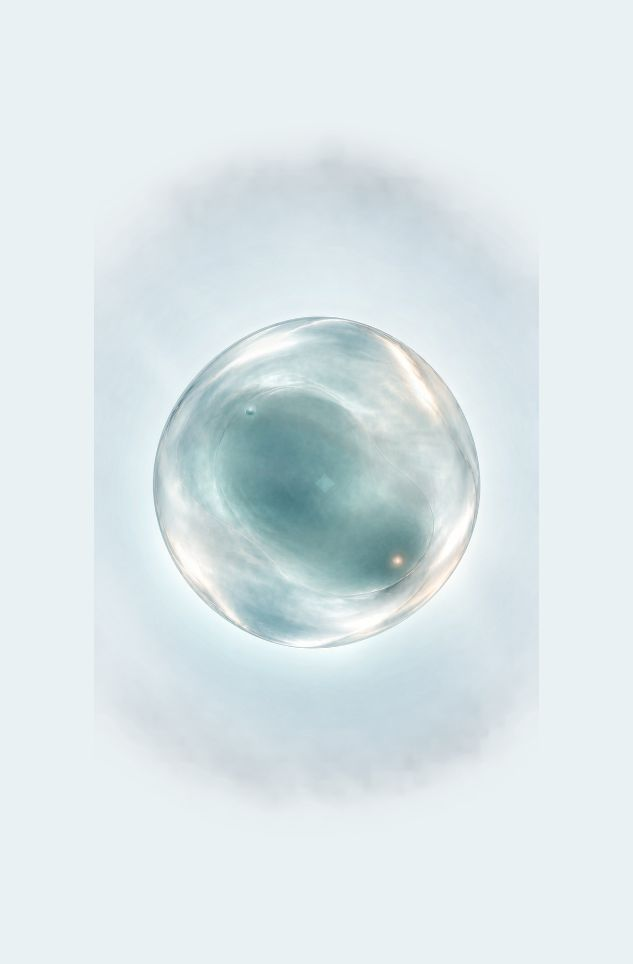
#> input picture verification/waterball-amplitude-t1p5s.jpg, 633 x 964 px, given in place of 00_background_plate.png, which was not available
$ python build_final_art_025_material_test.py
#> lines starting #> are read from the running program, lines starting #| are printed output that depends on the picture
#!/usr/bin/env python3
"""Build a traceable, static Final Art 025 material test.

Verification artifact only: fixed-front-view authored layer composition.
No motion, procedural geometry, or runtime migration is introduced.
"""
from __future__ import annotations

import hashlib
import json
from pathlib import Path
from typing import Iterable

from PIL import Image

ROOT = Path(__file__).resolve().parents[2]
OUT = Path(__file__).resolve().parent
FORMAL = ROOT / "test/water-orb-still/2p5d-composite-v1"
LAYERS = FORMAL / "layers"
REFS = ROOT / "verification/continuous-water-prototype/references"
INPUTS = OUT / "inputs"
SIZE = (360, 360)
# Formal sphere crop recorded in visual_parameters/asset_validation.
CROP = (88, 587, 766, 1265)

LAYER_NAMES = [
    "00_background_plate.png",
    "01_outer_film.png",
    "02_internal_cyan_volume.png",
    "03_boundary_mask.png",
    "04_flow_layer.png",
    "05_flow_layer.png",
    "06_fine_ink_wash.png",
    "11_curvature_highlights.png",
]
OPTIONAL_POINT_NAMES = [
    "07_cool_point_core.png",
    "08_cool_point_glow.png",
    "09_warm_point_core.png",
    "10_warm_point_glow.png",
]


def sha(path: Path) -> str:
    h = hashlib.sha256()
    with path.open("rb") as f:
        for chunk in iter(lambda: f.read(1024 * 1024), b""):
            h.update(chunk)
    return h.hexdigest()


def crop_resize(path: Path) -> Image.Image:
    return Image.open(path).convert("RGBA").crop(CROP).resize(SIZE, Image.Resampling.LANCZOS)
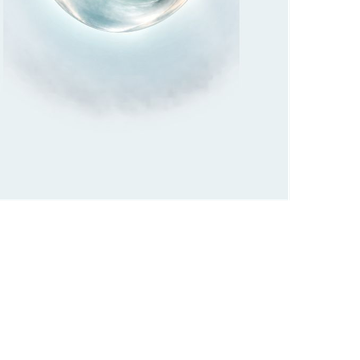
#> returned value: PIL image 360x360 RGBA; mean R, G, B, A 101.7, 106.1, 107.5, 114; transparent parts drawn white


def alpha_over(images: Iterable[Image.Image]) -> Image.Image:
    out = Image.new("RGBA", SIZE, (0, 0, 0, 0))
    for image in images:
        out = Image.alpha_composite(out, image)
    return out


def write_layer_assets() -> dict[str, str]:
    assets: dict[str, str] = {}
    for name in LAYER_NAMES + OPTIONAL_POINT_NAMES:
        out_name = name.removesuffix(".png").replace("_", "-")
        out_path = OUT / f"layer-{out_name}.png"
        crop_resize(LAYERS / name).save(out_path)
        assets[name] = out_path.name
#> pass 2 of the loop in write_layer_assets, `for name in LAYER_NAMES + OPTIONAL_POINT_NAMES:`:
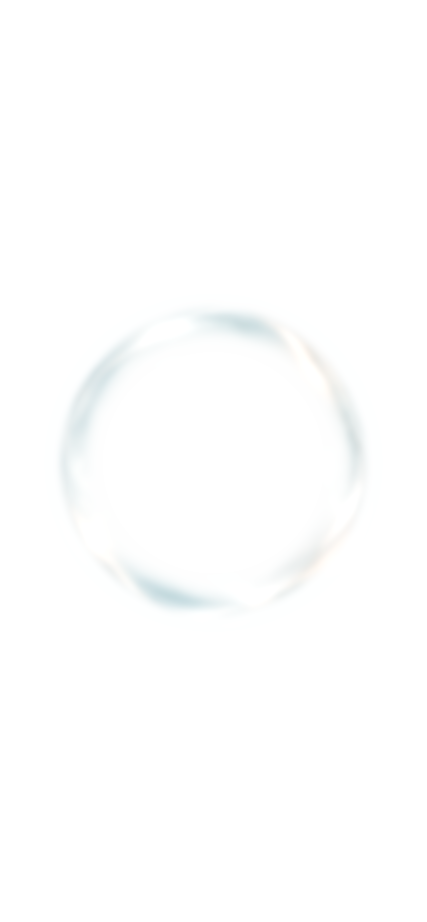
#> input picture assets/waterball-still-v1/layers/01_outer_film.png, 853 x 1844 px, found by its file name (shown at 1/2 size)
#> in crop_resize (call 2), `return Image.open(path).convert("RGBA").crop(CROP).resize(SIZE, Image...`:
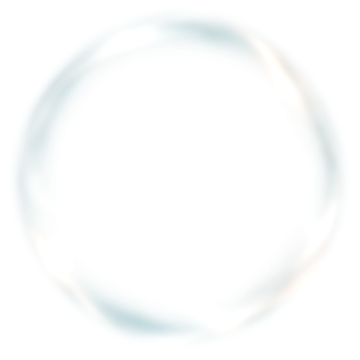
#> returned value: PIL image 360x360 RGBA; mean R, G, B, A 104.2, 107.9, 107.9, 26.3; transparent parts drawn white
#> pass 3 of the loop in write_layer_assets, `for name in LAYER_NAMES + OPTIONAL_POINT_NAMES:`:
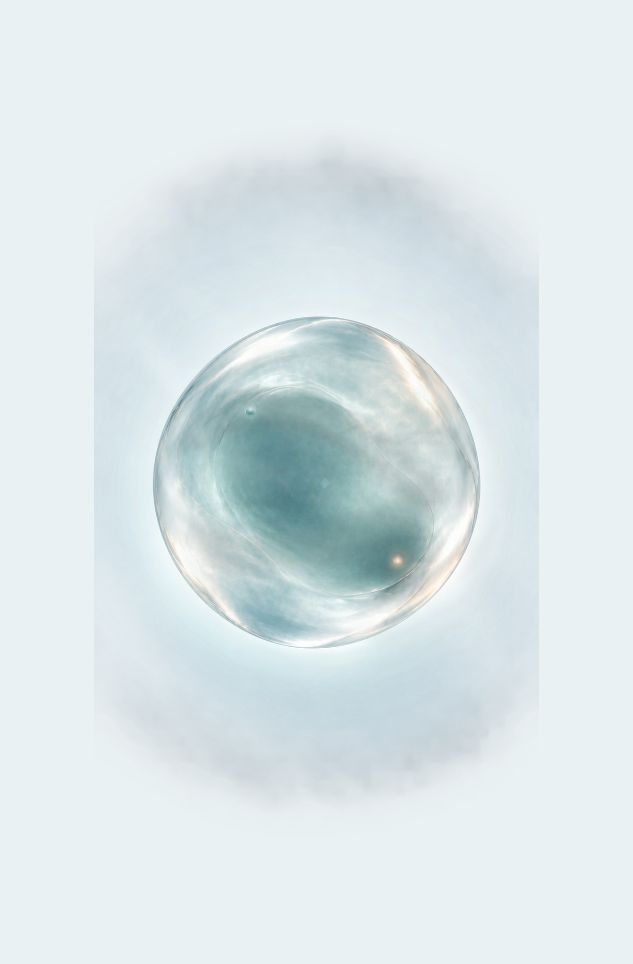
#> input picture verification/waterball-dent-t0.jpg, 633 x 964 px, given in place of 02_internal_cyan_volume.png, which was not available
#> in crop_resize (call 3), `return Image.open(path).convert("RGBA").crop(CROP).resize(SIZE, Image...`:
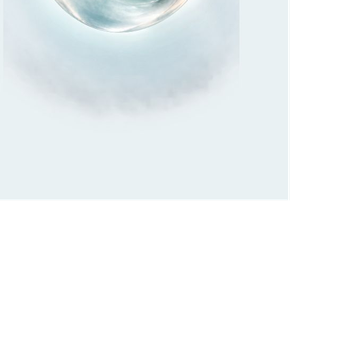
#> returned value: PIL image 360x360 RGBA; mean R, G, B, A 101.7, 106.1, 107.5, 114; transparent parts drawn white
#> the loop made 7 passes; the first 3 are shown
    return assets


def main() -> None:
    OUT.mkdir(parents=True, exist_ok=True)
    assets = write_layer_assets()

    target_025 = INPUTS / "final-art-025.png"
    static_composite = FORMAL / "static_composite.png"
    target_050 = INPUTS / "final-art-050.png"
    frozen_k2 = INPUTS / "frozen-k2-final-art.png"
    m1_neutral = INPUTS / "neutral-water-volume.png"
    for source, name in [
        (target_025, "target-final-art-025.png"),
        (target_050, "target-final-art-050.png"),
        (frozen_k2, "target-frozen-k2.png"),
        (m1_neutral, "m1-neutral-water-volume.png"),
    ]:
        Image.open(source).convert("RGBA").save(OUT / name)
    crop_resize(static_composite).save(OUT / "candidate-formal-static-baseline.png")

    authored_layers = [crop_resize(LAYERS / name) for name in LAYER_NAMES]
    primary = alpha_over(authored_layers)
    primary.save(OUT / "candidate-final-art-025-no-points.png")

    with_points = alpha_over(authored_layers + [crop_resize(LAYERS / name) for name in OPTIONAL_POINT_NAMES])
    with_points.save(OUT / "candidate-final-art-025-with-points.png")

    body_only = alpha_over([crop_resize(LAYERS / name) for name in [
        "00_background_plate.png", "01_outer_film.png", "02_internal_cyan_volume.png",
    ]])
    body_only.save(OUT / "candidate-body-film-only.png")

    structure_only = alpha_over([crop_resize(LAYERS / name) for name in [
        "00_background_plate.png", "01_outer_film.png", "03_boundary_mask.png",
        "04_flow_layer.png", "05_flow_layer.png", "06_fine_ink_wash.png",
        "11_curvature_highlights.png",
    ]])
    structure_only.save(OUT / "candidate-structure-film-without-volume.png")

    manifest = {
        "test_id": "final-art-025-material-test-v1",
        "status": "DIAGNOSTIC_ONLY",
        "scope": "static layer diagnostic only; see optical-evidence.json for current candidate",
        "production_dependency": False,
        "target": "FINAL_ART_025",
        "secondary_reference": "FINAL_ART_050_DEPTH_ONLY",
        "frozen_endpoint_reference": "FROZEN_K2_ENDPOINT_ONLY",
        "representation": "formal-static-baseline-plus-layer-diagnostics",
        "crop": {"source_size": [853, 1844], "box_xyxy": list(CROP), "output_size": list(SIZE)},
        "primary_candidate": {
            "file": "optical-evidence.json -> candidate-optical-light.png",
            "source": "test/water-orb-still/2p5d-composite-v1/static_composite.png",
            "role": "diagnostic donor baseline; not the current optical candidate",
            "reason": "形式层包当前已提供烘焙完成的静态材质；它只作为离线 donor 基线，不重复叠加已烘焙层。",
            "core_simulation": "not added by this test",
        },
        "raw_layer_diagnostic": {
            "file": "candidate-final-art-025-no-points.png",
            "included_layers": LAYER_NAMES,
            "excluded_layers": OPTIONAL_POINT_NAMES,
            "result": "INVALID_AS_PRIMARY_DUE_TO_DOUBLE_COMPOSITING",
            "reason": "背景板已含完成材质，直接 alpha-over 会重复叠加并制造非目标亮纹/黑带。",
        },
        "comparisons": [
            "candidate-body-film-only.png",
            "candidate-structure-film-without-volume.png",
            "candidate-final-art-025-with-points.png",
            "candidate-final-art-025-no-points.png",
        ],
        "sources": {
            "final-art-025": {"file": str(target_025.relative_to(ROOT)), "sha256": sha(target_025)},
            "final-art-050": {"file": str(target_050.relative_to(ROOT)), "sha256": sha(target_050)},
            "frozen-k2": {"file": str(frozen_k2.relative_to(ROOT)), "sha256": sha(frozen_k2)},
            "m1-neutral-water-volume": {"file": str(m1_neutral.relative_to(ROOT)), "sha256": sha(m1_neutral)},
            "formal-layer-package": {"file": str(FORMAL.relative_to(ROOT)), "layer_order": LAYER_NAMES + OPTIONAL_POINT_NAMES},
            "static-composite": {"file": str(static_composite.relative_to(ROOT)), "sha256": sha(static_composite)},
        },
        "acceptance": {
            "must_show": [
                "透明外膜、内部青绿色体积、连续内部层次和边缘厚度能被分辨",
                "主材质不依赖双核或外部固定弧线",
                "候选图与 Final Art 025 能在同一页面直接对比",
                "没有运动、实时物理或生产资源改动",
            ],
            "human_decision": "人工判断是否接近 Final Art 025 的材质身份；本测试不自动宣告通过。",
        },
    }
    (OUT / "evidence.json").write_text(json.dumps(manifest, ensure_ascii=False, indent=2) + "\n")


if __name__ == "__main__":
#> (the run stopped early here; a loop or call above may not have finished)
